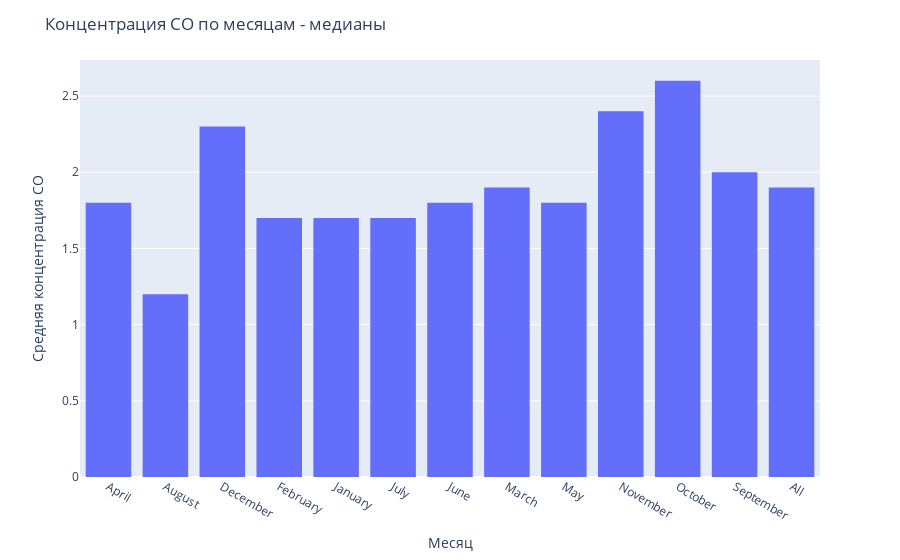

The notebook cell saved with this chart:
### Code cell
# Медианный уровень CO по месяцам. Чтобы проверить не влияют ли выбросы

CO_by_month = pd.pivot_table(
    df,
    index=["Month"],
    values=["CO(GT)"],
    aggfunc=[np.median],
    fill_value=0,
    margins=True
)

CO_by_month=CO_by_month.reset_index()
CO_by_month.columns = ["Month", "CO(GT)"]

fig = px.histogram(CO_by_month, x="Month", y="CO(GT)")

fig.update_layout(
    title="Концентрация CO по месяцам - медианы",
    xaxis_title="Месяц",
    yaxis_title="Средняя концентрация CO"
)

fig.show()

### Figure 1 — Plotly figure (JSON) as saved in the notebook; plotly's stock layout.template omitted (floating-point values rounded to 4 significant figures)
{"data": [{"alignmentgroup": "True", "bingroup": "x", "histfunc": "sum", "hovertemplate": "Month=%{x}<br>sum of CO(GT)=%{y}<extra></extra>", "legendgroup": "", "marker": {"color": "#636efa", "pattern": {"shape": ""}}, "name": "", "offsetgroup": "", "orientation": "v", "showlegend": false, "type": "histogram", "x": ["April", "August", "December", "February", "January", "July", "June", "March", "May", "November", "October", "September", "All"], "xaxis": "x", "y": [1.8, 1.2, 2.3, 1.7, 1.7, 1.7, 1.8, 1.9, 1.8, 2.4, 2.6, 2, 1.9], "yaxis": "y"}], "layout": {"barmode": "relative", "legend": {"tracegroupgap": 0}, "margin": {"t": 60}, "title": {"text": "Концентрация CO по месяцам - медианы"}, "xaxis": {"anchor": "y", "domain": [0, 1], "title": {"text": "Месяц"}}, "yaxis": {"anchor": "x", "domain": [0, 1], "title": {"text": "Средняя концентрация CO"}}}}
